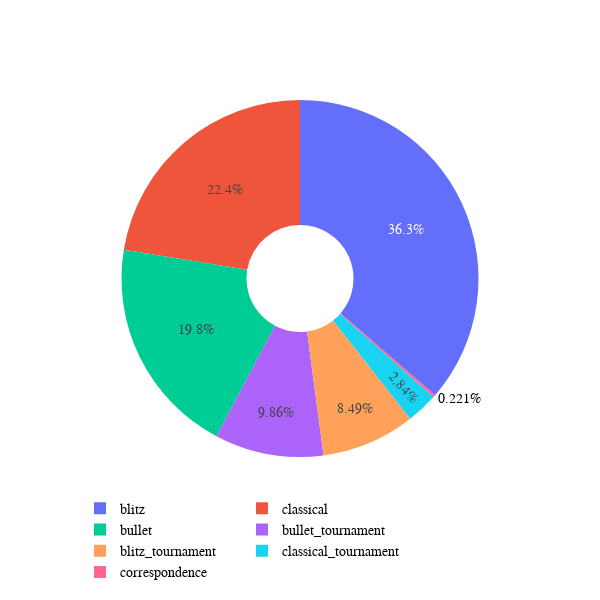

Source (notebook cell):
### Code cell
import plotly.express as px
import plotly.graph_objects as go

fig = go.Figure(data=[go.Pie(labels=d['event'], values=d['count'],hole=.3)])
fig.update_layout(
    autosize=False,
    width=600,
    height=600,
    font=dict(
        family="Courier New, monospace",
        size=14,
        color="Black"),
    legend=dict(orientation ="h")
)

### Figure 1 — Plotly figure (JSON) as saved in the notebook; plotly's stock layout.template omitted (floating-point values rounded to 4 significant figures)
{"data": [{"hole": 0.3, "labels": ["correspondence", "bullet", "bullet_tournament", "classical", "blitz_tournament", "blitz", "classical_tournament"], "type": "pie", "values": [10179, 911757, 453341, 1030622, 390312, 1670631, 130639]}], "layout": {"autosize": false, "font": {"color": "Black", "family": "Courier New, monospace", "size": 14}, "height": 600, "legend": {"orientation": "h"}, "width": 600}}
